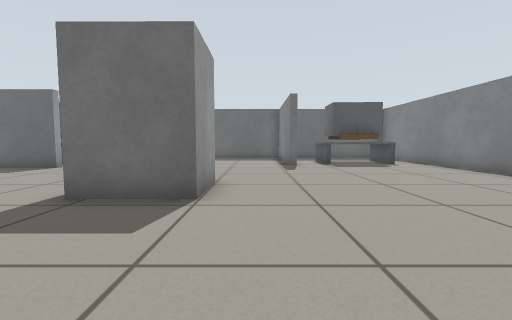
view 1 (above)

13 first-person views from a walk through a robot-simulator world made for Gazebo. The camera is 0.5 m above the floor, tilts 4° down and sees 90° across. The floor is counted in squares, 0.5 m on a side. Each view is taken from the middle of a square. On the plan, view 1 faces up. The plan holds only what a view shows up to about 11 squares ahead; the rest is blank. Simple shapes stand in for some stock models.

view 2
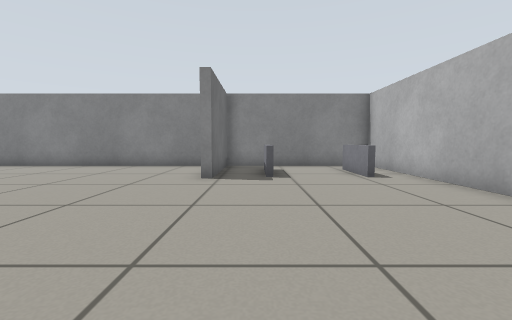

view 3
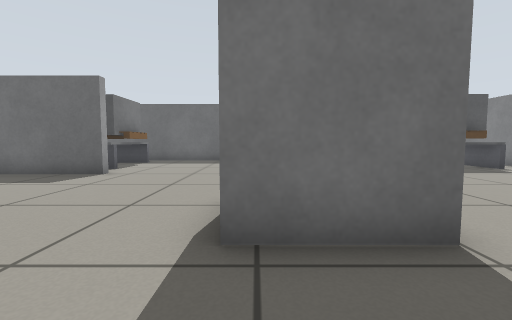

view 4
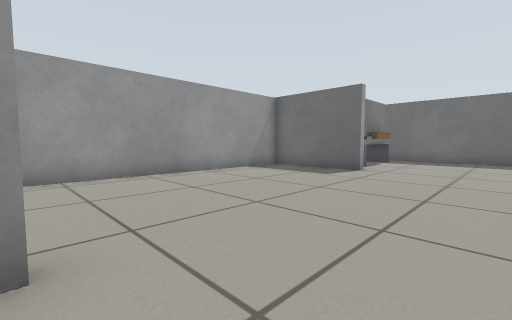

view 5
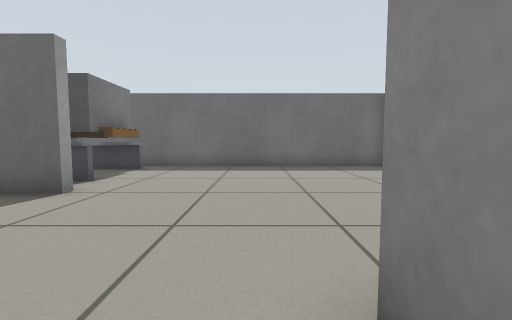

view 6
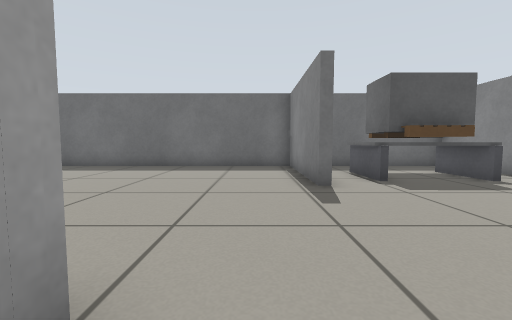

view 7
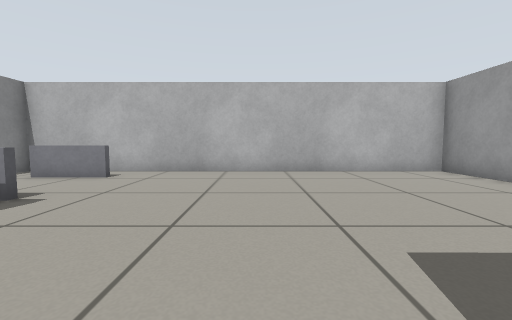

view 8
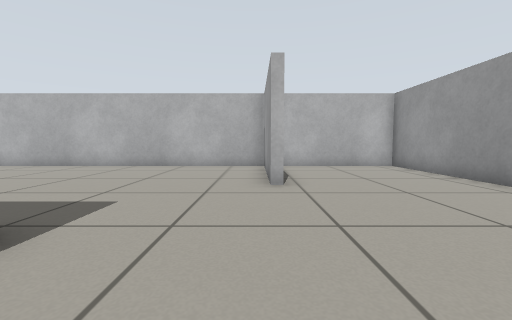

view 9
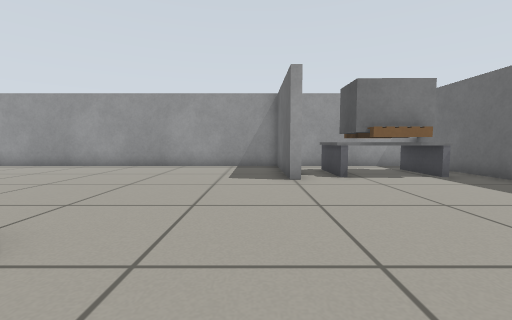

view 10
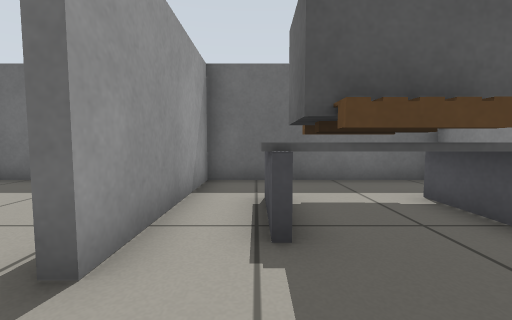

view 11
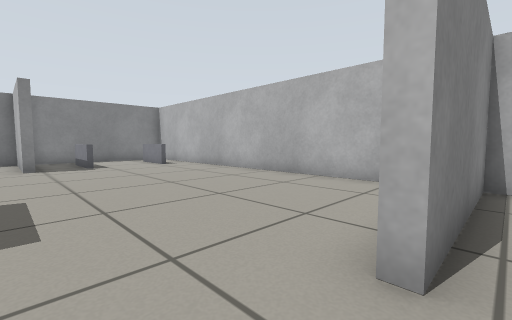

view 12
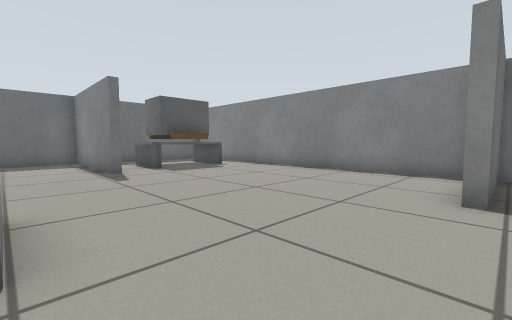

view 13
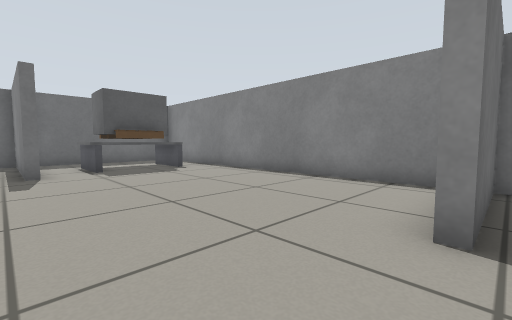

### Floor plan
Points are (right, up) in squares from view 1. A wall is a line through its corners. A room is listed if a view was taken in it or the views show most of it. See-through windows are left out.
Room 1 (views 1, 2, 3, 4, 5, 6, 7, 8, 9, 10, 11, 12, 13)
walls: (-1, 6.4) (-1, 4.4) (-3.5, 4.4); (-3.3, 5.6) (-3.3, 6.4); (1.4, 10.7) (1.4, 15.7) (-11.7, 15.7) (-11.7, 10.9); (-7.6, 9.9) (-11.7, 9.9) (-11.7, -3.7) (-6.6, -3.7) (-6.6, 1.1) (-6.3, 1.1) (-6.3, -3.7) (7.7, -3.7) (7.7, 2.2) (4, 2.2) (4, 2.5) (7.7, 2.5) (7.7, 15.7) (1.7, 15.7) (1.7, 10.7)
low walls: (3.5, 11.5) (3.2, 11.5) (3.2, 13.6); (-8.2, 11.5) (-10.4, 11.5); (-8.2, 12.5) (-8.2, 11.3) (-10.3, 11.3); (6, 11.4) (6, 13.6); (6.4, 11.5) (5.4, 11.5); (-9.4, 14.3) (-10.4, 14.3); (4.1, -2.2) (6.4, -2.2)
objects: pallet (-10, 13); grey box (-9, 13) to (-8, 14); pallet (-8, 14); pallet (4, 12) to (5, 12); grey box (4, 13) to (5, 13); pallet (4, 14) to (5, 14)

Where each view was taken, in squares from view 1:
view 1: 0 up, 0 right, facing up
view 2: 1 up, 3 left, facing right
view 3: 2 up, 3 left, facing up
view 4: 1 up, 4 left, facing up-left
view 5: 5 up, 4 left, facing up
view 6: 5 up, 0 right, facing up
view 7: 5 up, 0 right, facing down
view 8: 7 up, 6 left, facing down
view 9: 9 up, 1 left, facing left
view 10: 9 up, 3 right, facing up
view 11: 3 up, 7 left, facing down-right
view 12: 2 up, 1 left, facing up-right
view 13: 2 up, 1 right, facing up-right
